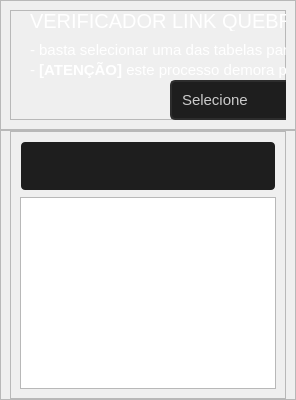
            <widget class="QWidget" name="pagina_verifica_404">
             <layout class="QVBoxLayout" name="verticalLayout_70">
              <property name="spacing">
               <number>0</number>
              </property>
              <property name="leftMargin">
               <number>0</number>
              </property>
              <property name="topMargin">
               <number>0</number>
              </property>
              <property name="rightMargin">
               <number>0</number>
              </property>
              <property name="bottomMargin">
               <number>0</number>
              </property>
              <item>
               <widget class="QFrame" name="frame_94_verifica_404">
                <property name="minimumSize">
                 <size>
                  <width>0</width>
                  <height>70</height>
                 </size>
                </property>
                <property name="frameShape">
                 <enum>QFrame::StyledPanel</enum>
                </property>
                <property name="frameShadow">
                 <enum>QFrame::Raised</enum>
                </property>
                <layout class="QHBoxLayout" name="horizontalLayout_31">
                 <item>
                  <widget class="QFrame" name="frame_96_verifica_404">
                   <property name="minimumSize">
                    <size>
                     <width>0</width>
                     <height>110</height>
                    </size>
                   </property>
                   <property name="frameShape">
                    <enum>QFrame::StyledPanel</enum>
                   </property>
                   <property name="frameShadow">
                    <enum>QFrame::Raised</enum>
                   </property>
                   <widget class="QLabel" name="ex1_verifica_404">
                    <property name="geometry">
                     <rect>
                      <x>20</x>
                      <y>30</y>
                      <width>601</width>
                      <height>20</height>
                     </rect>
                    </property>
                    <property name="styleSheet">
                     <string notr="true">QLabel{
	background-color: transparent;
	color: rgb(255, 255, 255);
font: 15px Segoe UI, bold;
}</string>
                    </property>
                    <property name="text">
                     <string>- basta selecionar uma das tabelas para fazer uma análise.</string>
                    </property>
                   </widget>
                   <widget class="QLabel" name="ex2_verifica_404">
                    <property name="geometry">
                     <rect>
                      <x>20</x>
                      <y>50</y>
                      <width>521</width>
                      <height>21</height>
                     </rect>
                    </property>
                    <property name="styleSheet">
                     <string notr="true">QLabel{
	background-color: transparent;
	color: rgb(255, 255, 255);
font: 15px Segoe UI, bold;
}</string>
                    </property>
                    <property name="text">
                     <string>&lt;html&gt;&lt;head/&gt;&lt;body&gt;&lt;p&gt;- &lt;span style=&quot; font-weight:600;&quot;&gt;[ATENÇÃO]&lt;/span&gt; este processo demora pois verifica link por link o visitando.&lt;/p&gt;&lt;/body&gt;&lt;/html&gt;</string>
                    </property>
                   </widget>
                   <widget class="QLabel" name="titulo_topo_verifica_404">
                    <property name="geometry">
                     <rect>
                      <x>20</x>
                      <y>0</y>
                      <width>451</width>
                      <height>21</height>
                     </rect>
                    </property>
                    <property name="styleSheet">
                     <string notr="true">QLabel{
	background-color: transparent;
	color: rgb(255, 255, 255);
font: 20px Segoe UI, bold;
}</string>
                    </property>
                    <property name="text">
                     <string>VERIFICADOR LINK QUEBRADOS | 404 ERROR</string>
                    </property>
                   </widget>
                   <widget class="QComboBox" name="comboBox_verifica404">
                    <property name="geometry">
                     <rect>
                      <x>160</x>
                      <y>70</y>
                      <width>331</width>
                      <height>40</height>
                     </rect>
                    </property>
                    <property name="minimumSize">
                     <size>
                      <width>0</width>
                      <height>40</height>
                     </size>
                    </property>
                    <property name="styleSheet">
                     <string notr="true">QComboBox{
border: 2px solid rgb(45,45,45);
border-radius: 5px;
padding: 10px;
background-color: rgb(30,30,30);
	color: rgb(203, 203, 203);
font: 15px Segoe UI, bold;
}
QComboBox:hover{
border: 2px solid rgb(55,55,55);
}
QComboBox:focus{
border: 2px solid  rgb(170,0,0);
	color: rgb(170,0,0);
}</string>
                    </property>
                    <item>
                     <property name="text">
                      <string>Selecione</string>
                     </property>
                    </item>
                    <item>
                     <property name="text">
                      <string>playstation_psp</string>
                     </property>
                    </item>
                    <item>
                     <property name="text">
                      <string>playstation_ps1</string>
                     </property>
                    </item>
                    <item>
                     <property name="text">
                      <string>playstation_ps2</string>
                     </property>
                    </item>
                    <item>
                     <property name="text">
                      <string>playstation_ps3</string>
                     </property>
                    </item>
                    <item>
                     <property name="text">
                      <string>playstation_emuladores</string>
                     </property>
                    </item>
                    <item>
                     <property name="text">
                      <string>playstation_extras</string>
                     </property>
                    </item>
                   </widget>
                  </widget>
                 </item>
                </layout>
               </widget>
              </item>
              <item>
               <widget class="QFrame" name="frame_97_verifica_404">
                <property name="frameShape">
                 <enum>QFrame::StyledPanel</enum>
                </property>
                <property name="frameShadow">
                 <enum>QFrame::Raised</enum>
                </property>
                <layout class="QVBoxLayout" name="verticalLayout_69">
                 <property name="spacing">
                  <number>0</number>
                 </property>
                 <property name="topMargin">
                  <number>0</number>
                 </property>
                 <property name="bottomMargin">
                  <number>0</number>
                 </property>
                 <item>
                  <widget class="QFrame" name="frame_98_verifica_404">
                   <property name="frameShape">
                    <enum>QFrame::StyledPanel</enum>
                   </property>
                   <property name="frameShadow">
                    <enum>QFrame::Raised</enum>
                   </property>
                   <layout class="QVBoxLayout" name="verticalLayout_26">
                    <item>
                     <widget class="QProgressBar" name="progressBar404">
                      <property name="styleSheet">
                       <string notr="true">QProgressBar{
border: 2px solid rgba(45,45,45,0);
border-radius: 5px;
padding: 10px;
background-color: rgb(30,30,30);
	color: rgb(203, 203, 203);
font: 15px Segoe UI, bold;
}

QProgressBar::chunk{
background-color: rgb(170,0,0);
}</string>
                      </property>
                      <property name="value">
                       <number>0</number>
                      </property>
                      <property name="textVisible">
                       <bool>false</bool>
                      </property>
                     </widget>
                    </item>
                    <item>
                     <widget class="QTextBrowser" name="textBrowser_verifica404">
                      <property name="html">
                       <string>&lt;!DOCTYPE HTML PUBLIC &quot;-//W3C//DTD HTML 4.0//EN&quot; &quot;http://www.w3.org/TR/REC-html40/strict.dtd&quot;&gt;
&lt;html&gt;&lt;head&gt;&lt;meta name=&quot;qrichtext&quot; content=&quot;1&quot; /&gt;&lt;style type=&quot;text/css&quot;&gt;
p, li { white-space: pre-wrap; }
&lt;/style&gt;&lt;/head&gt;&lt;body style=&quot; font-family:'MS Shell Dlg 2'; font-size:8.25pt; font-weight:400; font-style:normal;&quot;&gt;
&lt;p style=&quot;-qt-paragraph-type:empty; margin-top:0px; margin-bottom:0px; margin-left:0px; margin-right:0px; -qt-block-indent:0; text-indent:0px;&quot;&gt;&lt;br /&gt;&lt;/p&gt;&lt;/body&gt;&lt;/html&gt;</string>
                      </property>
                      <property name="openExternalLinks">
                       <bool>true</bool>
                      </property>
                     </widget>
                    </item>
                   </layout>
                  </widget>
                 </item>
                </layout>
               </widget>
              </item>
             </layout>
            </widget>
